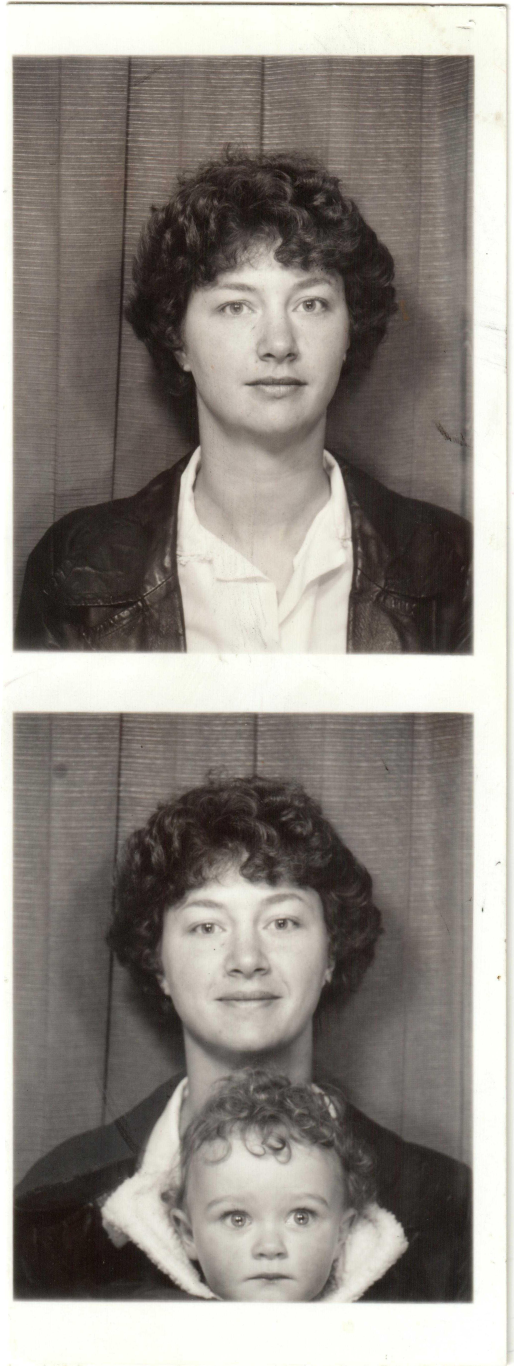
#> input picture 3Scan_b.jpg, 2056 x 5462 px (shown at 1/4 size)
$ python -i detector.py   (imports and definitions only)
#> lines starting #> are read from the running program, lines starting #| are printed output that depends on the picture; after the words box and inside, x2 and y2 are one past the last pixel; in counts of white or black regions, pixels touching at a corner belong together
import cv2
import numpy as np
from dataclasses import dataclass
from typing import List, Tuple
from PIL import Image


@dataclass
class DetectedRegion:
    """A single detected document region within a scan."""
    quad: np.ndarray  # (4, 2) float32 — four corner points in original image space
    angle: float      # rotation angle in degrees from minAreaRect, range [-90, 0)

    # [5 lines left out: function bounding_box, not called in this run]


def detect_documents(
    image: Image.Image,
    min_area_fraction: float = 0.05,
    debug: bool = False,
) -> List[DetectedRegion]:
    """
    Detect rectangular documents in a scanned image.

    Scans are assumed to have been taken with the lid closed on a flatbed scanner,
    producing a roughly uniform background behind the documents.

    Parameters
    ----------
    image:
        The full scan. Any PIL mode is accepted.
    min_area_fraction:
        Documents smaller than this fraction of the total image area are ignored.

    Returns
    -------
        Detected regions sorted top-to-bottom then left-to-right.

    Raises
    ------
    ValueError
        If no documents are found, or if any two detected regions overlap.
    """
    bgr = _pil_to_bgr(image)
    h, w = bgr.shape[:2]
    total_area = h * w
    min_area = total_area * min_area_fraction
    # Reject contours that fill almost the entire scan — these are the scanner
    # border or a hull that wraps all documents together.
    max_area = total_area * 0.90

    mask = _find_document_mask(bgr)

    if debug:
        _save_debug_image(bgr, mask, "debug_mask.png")

    # RETR_EXTERNAL on the filled-blob mask gives one outer contour per
    # document; internal photo content is invisible inside the filled blobs.
    contours, _ = cv2.findContours(mask, cv2.RETR_EXTERNAL, cv2.CHAIN_APPROX_SIMPLE)
    regions = _build_regions(contours, min_area, max_area)

    # Canny + dilation produces both an inner and outer contour for each
    # document edge. Deduplicate them before checking for real overlaps.
    regions = _deduplicate(regions)

    if debug:
        _save_debug_contours(bgr, regions, "debug_contours.png")

    if not regions:
        raise ValueError(
            "No documents detected. Ensure documents have clearly defined edges "
            "against the scanner background, or lower --min-area."
        )

    _check_overlaps(regions)

    regions.sort(key=lambda r: (r.bounding_box[1], r.bounding_box[0]))
    return regions


# ---------------------------------------------------------------------------
# Internals
# ---------------------------------------------------------------------------

def _pil_to_bgr(image: Image.Image) -> np.ndarray:
    rgb = np.array(image.convert("RGB"))
    return cv2.cvtColor(rgb, cv2.COLOR_RGB2BGR)


def _find_document_mask(bgr: np.ndarray) -> np.ndarray:
    """
    Return a binary mask (white=document, black=background) suitable for
    contour finding. Uses background subtraction rather than edge detection so
    that photo content (faces, foliage, text) does not produce false contours.
    """
    gray = cv2.cvtColor(bgr, cv2.COLOR_BGR2GRAY)
    h, w = gray.shape

    if np.median(gray) > 127:
        # Closed-lid flatbed: background is near-white. Estimate it from the
        # image corners, where no document can physically reach.
        margin = max(h, w) // 20
        corners = np.concatenate([
            gray[:margin, :margin].ravel(),
            gray[:margin, w - margin:].ravel(),
            gray[h - margin:, :margin].ravel(),
            gray[h - margin:, w - margin:].ravel(),
        ])
        # 90th-percentile of corner pixels ≈ pure scanner background.
        bg_level = int(np.percentile(corners, 90))
        # Pixels darker than bg_level - 20 are document content.
        threshold = max(bg_level - 20, 200)
        _, mask = cv2.threshold(gray, threshold, 255, cv2.THRESH_BINARY_INV)
    else:
        # Dark background (lid open / dark platen): content is brighter.
        _, mask = cv2.threshold(gray, 15, 255, cv2.THRESH_BINARY)

    # Large close fills any bright (near-white) areas inside photos so each
    # document becomes a solid filled blob.
    kernel = cv2.getStructuringElement(cv2.MORPH_RECT, (25, 25))
    mask = cv2.morphologyEx(mask, cv2.MORPH_CLOSE, kernel, iterations=4)
    # Small open removes isolated noise specks outside document areas.
    kernel_sm = cv2.getStructuringElement(cv2.MORPH_RECT, (5, 5))
    mask = cv2.morphologyEx(mask, cv2.MORPH_OPEN, kernel_sm, iterations=2)
    return mask


def _build_regions(contours: list, min_area: float, max_area: float = float("inf")) -> List[DetectedRegion]:
    regions = []
    for cnt in contours:
        area = cv2.contourArea(cnt)
        if area < min_area or area > max_area:
            continue

        # Require a roughly rectangular shape. Internal photo/document content
        # produces complex contours with many corners; documents produce 4–8.
        hull = cv2.convexHull(cnt)
        epsilon = 0.02 * cv2.arcLength(hull, True)
        approx = cv2.approxPolyDP(hull, epsilon, True)
        if len(approx) > 8:
            continue

        rect = cv2.minAreaRect(cnt)
        quad = cv2.boxPoints(rect).astype(np.float32)  # (4, 2)
        angle = rect[2]
        regions.append(DetectedRegion(quad=quad, angle=angle))
    return regions


def _deduplicate(regions: List[DetectedRegion], iou_threshold: float = 0.85) -> List[DetectedRegion]:
    """
    Remove near-duplicate regions that arise because dilation produces both an
    inner and outer contour for each document boundary edge.

    Regions with IoU above iou_threshold are considered duplicates; the larger
    one (outer edge) is kept.
    """
    if len(regions) <= 1:
        return list(regions)

    # Process largest-first so we always keep the outer contour when merging.
    by_area = sorted(regions, key=lambda r: r.bounding_box[2] * r.bounding_box[3], reverse=True)
    kept: List[DetectedRegion] = []
    for candidate in by_area:
        if not any(_iou(candidate.bounding_box, k.bounding_box) > iou_threshold for k in kept):
            kept.append(candidate)
    return kept


# [26 lines left out: functions _iou, _check_overlaps, _rects_overlap, not called in this run]


def _save_debug_image(bgr: np.ndarray, mask: np.ndarray, path: str) -> None:
    cv2.imwrite(path, mask)
    print(f"Debug: mask saved to {path}")


# [12 lines left out: function _save_debug_contours, not called in this run]

>>> from PIL import Image
>>> picture = Image.open('../3Scan_b.jpg')
#> picture is the input picture: PIL image 2056x5462 RGB; mean R, G, B 144, 138.3, 132.2
>>> result = detect_documents(picture)
#> in _find_document_mask, `_, mask = cv2.threshold(gray, 15, 255, cv2.THRESH_BINARY)`:
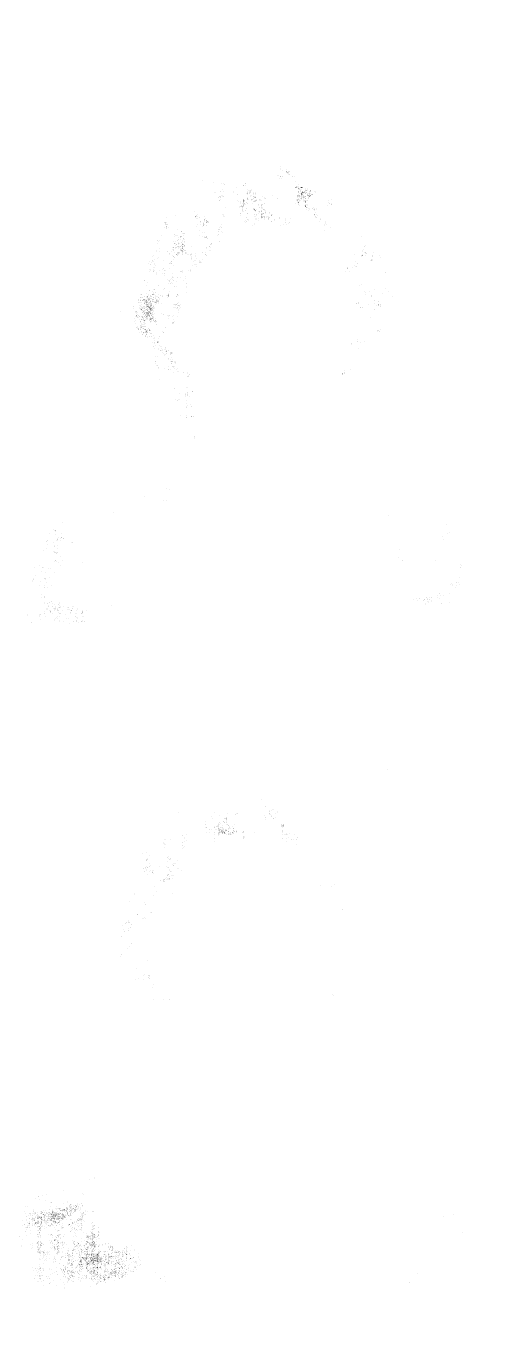
#> mask: shape (5462, 2056) (shown at 1/4 size); 99.9% white; black in thin lines or dots, all inside (x1, y1, x2, y2) = (76, 666, 1852, 5153)
#> in _find_document_mask, `mask = cv2.morphologyEx(mask, cv2.MORPH_CLOSE, kernel, iterations=4)`: mask: shape (5462, 2056); every value is 255
#> in detect_documents, `contours, _ = cv2.findContours(mask, cv2.RETR_EXTERNAL, cv2.CHAIN_APPR..`: contours = [[[0, 0], [0, 5461], [2055, 5461], [2055, 0]]]
#> the loop in _build_regions, `for cnt in contours:` made 1 pass
#> (cnt, area) on pass 1: ([[0, 0], [0, 5461], [2055, 5461], [2055, 0]], 11222355)
#> after the loop in _build_regions, `for cnt in contours:`: regions = []
#> (the run stopped early here; a loop or call above may not have finished)
